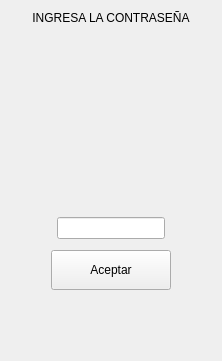
                  <widget class="QWidget" name="page_credenciales_editar">
                   <layout class="QVBoxLayout" name="verticalLayout_9">
                    <item>
                     <layout class="QVBoxLayout" name="verticalLayout_8">
                      <item>
                       <widget class="QLabel" name="label_8">
                        <property name="text">
                         <string>INGRESA LA CONTRASEÑA</string>
                        </property>
                        <property name="alignment">
                         <set>Qt::AlignCenter</set>
                        </property>
                       </widget>
                      </item>
                      <item>
                       <spacer name="verticalSpacer_3">
                        <property name="orientation">
                         <enum>Qt::Vertical</enum>
                        </property>
                        <property name="sizeType">
                         <enum>QSizePolicy::Fixed</enum>
                        </property>
                        <property name="sizeHint" stdset="0">
                         <size>
                          <width>20</width>
                          <height>40</height>
                         </size>
                        </property>
                       </spacer>
                      </item>
                      <item>
                       <layout class="QHBoxLayout" name="horizontalLayout_11" stretch="0,0,0">
                        <property name="bottomMargin">
                         <number>20</number>
                        </property>
                        <item>
                         <spacer name="horizontalSpacer_12">
                          <property name="orientation">
                           <enum>Qt::Horizontal</enum>
                          </property>
                          <property name="sizeHint" stdset="0">
                           <size>
                            <width>40</width>
                            <height>20</height>
                           </size>
                          </property>
                         </spacer>
                        </item>
                        <item>
                         <widget class="QLabel" name="lbl_logo_empresa_2">
                          <property name="minimumSize">
                           <size>
                            <width>120</width>
                            <height>120</height>
                           </size>
                          </property>
                          <property name="maximumSize">
                           <size>
                            <width>120</width>
                            <height>120</height>
                           </size>
                          </property>
                          <property name="text">
                           <string/>
                          </property>
                          <property name="pixmap">
                           <pixmap>Imagenes/portrait.svg</pixmap>
                          </property>
                          <property name="scaledContents">
                           <bool>true</bool>
                          </property>
                         </widget>
                        </item>
                        <item>
                         <spacer name="horizontalSpacer_13">
                          <property name="orientation">
                           <enum>Qt::Horizontal</enum>
                          </property>
                          <property name="sizeHint" stdset="0">
                           <size>
                            <width>40</width>
                            <height>20</height>
                           </size>
                          </property>
                         </spacer>
                        </item>
                       </layout>
                      </item>
                      <item>
                       <layout class="QHBoxLayout" name="horizontalLayout_10" stretch="0,0,0">
                        <property name="bottomMargin">
                         <number>5</number>
                        </property>
                        <item>
                         <spacer name="horizontalSpacer_10">
                          <property name="orientation">
                           <enum>Qt::Horizontal</enum>
                          </property>
                          <property name="sizeHint" stdset="0">
                           <size>
                            <width>40</width>
                            <height>20</height>
                           </size>
                          </property>
                         </spacer>
                        </item>
                        <item>
                         <widget class="QLineEdit" name="lbl_contrasena_editar">
                          <property name="echoMode">
                           <enum>QLineEdit::Password</enum>
                          </property>
                         </widget>
                        </item>
                        <item>
                         <spacer name="horizontalSpacer_11">
                          <property name="orientation">
                           <enum>Qt::Horizontal</enum>
                          </property>
                          <property name="sizeHint" stdset="0">
                           <size>
                            <width>40</width>
                            <height>20</height>
                           </size>
                          </property>
                         </spacer>
                        </item>
                       </layout>
                      </item>
                      <item>
                       <layout class="QHBoxLayout" name="horizontalLayout_8" stretch="0,0,0">
                        <property name="bottomMargin">
                         <number>60</number>
                        </property>
                        <item>
                         <spacer name="horizontalSpacer_8">
                          <property name="orientation">
                           <enum>Qt::Horizontal</enum>
                          </property>
                          <property name="sizeHint" stdset="0">
                           <size>
                            <width>40</width>
                            <height>20</height>
                           </size>
                          </property>
                         </spacer>
                        </item>
                        <item>
                         <widget class="QPushButton" name="btn_validar_contrasena_editar">
                          <property name="minimumSize">
                           <size>
                            <width>120</width>
                            <height>40</height>
                           </size>
                          </property>
                          <property name="text">
                           <string>Aceptar</string>
                          </property>
                         </widget>
                        </item>
                        <item>
                         <spacer name="horizontalSpacer_9">
                          <property name="orientation">
                           <enum>Qt::Horizontal</enum>
                          </property>
                          <property name="sizeHint" stdset="0">
                           <size>
                            <width>40</width>
                            <height>20</height>
                           </size>
                          </property>
                         </spacer>
                        </item>
                       </layout>
                      </item>
                     </layout>
                    </item>
                   </layout>
                  </widget>
